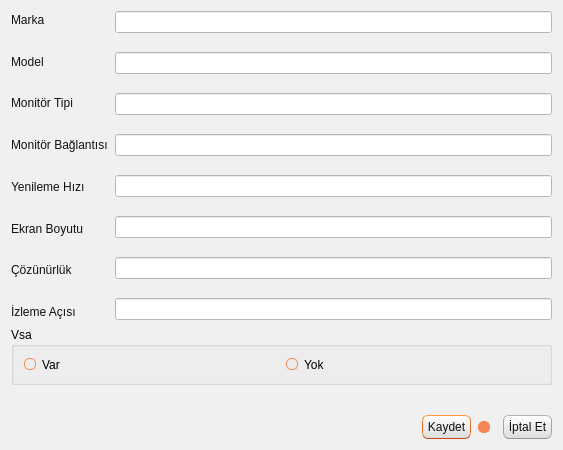
<?xml version="1.0" encoding="UTF-8"?>
<ui version="4.0">
 <class>TKNMonitorPencere</class>
 <widget class="QDialog" name="TKNMonitorPencere">
  <property name="geometry">
   <rect>
    <x>0</x>
    <y>0</y>
    <width>563</width>
    <height>450</height>
   </rect>
  </property>
  <property name="windowTitle">
   <string>Dialog</string>
  </property>
  <property name="styleSheet">
   <string notr="true">/*
Ubuntu Style Sheet for QT Applications
Author: Jaime A. Quiroga P.
Company: GTRONICK
Last updated: 09/10/2019 (dd/mm/yyyy), 12:31.
Available at: https://github.com/GTRONICK/QSS/blob/master/Ubuntu.qss
*/
QMainWindow {
	background-color:#f0f0f0;
}
QCheckBox {
	padding:2px;
}
QCheckBox:hover {
	border:1px solid rgb(255,150,60);
	border-radius:4px;
	padding: 1px;
	background-color:qlineargradient(spread:pad, x1:0.5, y1:1, x2:0.5, y2:0, stop:0 rgba(190, 90, 50, 50), stop:1 rgba(250, 130, 40, 50));
}
QCheckBox::indicator:checked {
	border:1px solid rgb(246, 134, 86);
	border-radius:4px;
  	background-color:rgb(246, 134, 86)
}
QCheckBox::indicator:unchecked {
	border-width:1px solid rgb(246, 134, 86);
	border-radius:4px;
  	background-color:rgb(255,255,255);
}
QColorDialog {
	background-color:#f0f0f0;
}
QComboBox {
	color:rgb(81,72,65);
	background: #ffffff;
}
QComboBox:editable {
	selection-color:rgb(81,72,65);
	selection-background-color: #ffffff;
}
QComboBox QAbstractItemView {
	selection-color: #ffffff;
	selection-background-color: rgb(246, 134, 86);
}
QComboBox:!editable:on, QComboBox::drop-down:editable:on {
	color:  #1e1d23;	
}
QDateTimeEdit, QDateEdit, QDoubleSpinBox, QFontComboBox {
	color:rgb(81,72,65);
	background-color: #ffffff;
}

QDialog {
	background-color:#f0f0f0;
}

QLabel,QLineEdit {
	color:rgb(17,17,17);
}
QLineEdit {
	background-color:rgb(255,255,255);
	selection-background-color:rgb(236,116,64);
}
QMenuBar {
	color:rgb(223,219,210);
	background-color:rgb(65,64,59);
}
QMenuBar::item {
	padding-top:4px;
	padding-left:4px;
	padding-right:4px;
	color:rgb(223,219,210);
	background-color:rgb(65,64,59);
}
QMenuBar::item:selected {
	color:rgb(255,255,255);
	padding-top:2px;
	padding-left:2px;
	padding-right:2px;
	border-top-width:2px;
	border-left-width:2px;
	border-right-width:2px;
	border-top-right-radius:4px;
	border-top-left-radius:4px;
	border-style:solid;
	background-color:rgb(65,64,59);
	border-top-color: rgb(47,47,44);
	border-right-color: qlineargradient(spread:pad, x1:0, y1:1, x2:1, y2:0, stop:0 rgba(90, 87, 78, 255), stop:1 rgba(47,47,44, 255));
	border-left-color:  qlineargradient(spread:pad, x1:1, y1:0, x2:0, y2:0, stop:0 rgba(90, 87, 78, 255), stop:1 rgba(47,47,44, 255));
}
QMenu {
	color:rgb(223,219,210);
	background-color:rgb(65,64,59);
}
QMenu::item {
	color:rgb(223,219,210);
	padding:4px 10px 4px 20px;
}
QMenu::item:selected {
	color:rgb(255,255,255);
	background-color: qlineargradient(spread:pad, x1:0.5, y1:1, x2:0.5, y2:0, stop:0 rgba(225, 108, 54, 255), stop:1 rgba(246, 134, 86, 255));
	border-style:solid;
	border-width:3px;
	padding:4px 7px 4px 17px;
	border-bottom-color:qlineargradient(spread:pad, x1:0.5, y1:1, x2:0.5, y2:0, stop:0 rgba(175,85,48,255), stop:1 rgba(236,114,67, 255));
	border-top-color:qlineargradient(spread:pad, x1:0.5, y1:1, x2:0.5, y2:0, stop:0 rgba(253,156,113,255), stop:1 rgba(205,90,46, 255));
	border-right-color:qlineargradient(spread:pad, x1:0, y1:0.5, x2:1, y2:0.5, stop:0 rgba(253,156,113,255), stop:1 rgba(205,90,46, 255));
	border-left-color:qlineargradient(spread:pad, x1:1, y1:0.5, x2:0, y2:0.5, stop:0 rgba(253,156,113,255), stop:1 rgba(205,90,46, 255));
}
QPlainTextEdit {
	border-width: 1px solid transparent;
	color:rgb(17,17,17);
	selection-background-color:rgb(236,116,64);
}
QProgressBar {
	text-align: center;
	color: rgb(0, 0, 0);
	border: 1px inset rgb(150,150,150); 
	border-radius: 10px;
	background-color:rgb(221,221,219);
}
QProgressBar::chunk:horizontal {
	background-color: qlineargradient(spread:pad, x1:0.5, y1:1, x2:0.5, y2:0, stop:0 rgba(225, 108, 54, 255), stop:1 rgba(246, 134, 86, 255));
	border:1px solid;
	border-radius:8px;
	border-bottom-color:qlineargradient(spread:pad, x1:0.5, y1:1, x2:0.5, y2:0, stop:0 rgba(175,85,48,255), stop:1 rgba(236,114,67, 255));
	border-top-color:qlineargradient(spread:pad, x1:0.5, y1:1, x2:0.5, y2:0, stop:0 rgba(253,156,113,255), stop:1 rgba(205,90,46, 255));
	border-right-color:qlineargradient(spread:pad, x1:0, y1:0.5, x2:1, y2:0.5, stop:0 rgba(253,156,113,255), stop:1 rgba(205,90,46, 255));
	border-left-color:qlineargradient(spread:pad, x1:1, y1:0.5, x2:0, y2:0.5, stop:0 rgba(253,156,113,255), stop:1 rgba(205,90,46, 255));
}
QPushButton{
	color:rgb(17,17,17);
	border-width: 1px;
	border-radius: 6px;
	border-bottom-color: rgb(150,150,150);
	border-right-color: rgb(165,165,165);
	border-left-color: rgb(165,165,165);
	border-top-color: rgb(180,180,180);
	border-style: solid;
	padding: 4px;
	background-color: qlineargradient(spread:pad, x1:0.5, y1:1, x2:0.5, y2:0, stop:0 rgba(220, 220, 220, 255), stop:1 rgba(255, 255, 255, 255));
}
QPushButton:hover{
	color:rgb(17,17,17);
	border-width: 1px;
	border-radius:6px;
	border-top-color: rgb(255,150,60);
	border-right-color: qlineargradient(spread:pad, x1:0, y1:1, x2:1, y2:0, stop:0 rgba(200, 70, 20, 255), stop:1 rgba(255,150,60, 255));
	border-left-color:  qlineargradient(spread:pad, x1:1, y1:0, x2:0, y2:0, stop:0 rgba(200, 70, 20, 255), stop:1 rgba(255,150,60, 255));
	border-bottom-color: rgb(200,70,20);
	border-style: solid;
	padding: 2px;
	background-color: qlineargradient(spread:pad, x1:0.5, y1:1, x2:0.5, y2:0, stop:0 rgba(220, 220, 220, 255), stop:1 rgba(255, 255, 255, 255));
}
QPushButton:default{
	color:rgb(17,17,17);
	border-width: 1px;
	border-radius:6px;
	border-top-color: rgb(255,150,60);
	border-right-color: qlineargradient(spread:pad, x1:0, y1:1, x2:1, y2:0, stop:0 rgba(200, 70, 20, 255), stop:1 rgba(255,150,60, 255));
	border-left-color:  qlineargradient(spread:pad, x1:1, y1:0, x2:0, y2:0, stop:0 rgba(200, 70, 20, 255), stop:1 rgba(255,150,60, 255));
	border-bottom-color: rgb(200,70,20);
	border-style: solid;
	padding: 2px;
	background-color: qlineargradient(spread:pad, x1:0.5, y1:1, x2:0.5, y2:0, stop:0 rgba(220, 220, 220, 255), stop:1 rgba(255, 255, 255, 255));
}
QPushButton:pressed{
	color:rgb(17,17,17);
	border-width: 1px;
	border-radius: 6px;
	border-width: 1px;
	border-top-color: rgba(255,150,60,200);
	border-right-color: qlineargradient(spread:pad, x1:0, y1:1, x2:1, y2:0, stop:0 rgba(200, 70, 20, 255), stop:1 rgba(255,150,60, 200));
	border-left-color:  qlineargradient(spread:pad, x1:1, y1:0, x2:0, y2:0, stop:0 rgba(200, 70, 20, 255), stop:1 rgba(255,150,60, 200));
	border-bottom-color: rgba(200,70,20,200);
	border-style: solid;
	padding: 2px;
	background-color: qlineargradient(spread:pad, x1:0.5, y1:0, x2:0.5, y2:1, stop:0 rgba(220, 220, 220, 255), stop:1 rgba(255, 255, 255, 255));
}
QPushButton:disabled{
	color:rgb(174,167,159);
	border-width: 1px;
	border-radius: 6px;
	background-color: qlineargradient(spread:pad, x1:0.5, y1:1, x2:0.5, y2:0, stop:0 rgba(200, 200, 200, 255), stop:1 rgba(230, 230, 230, 255));
}
QRadioButton {
	padding: 1px;
}
QRadioButton::indicator:checked {
	height: 10px;
	width: 10px;
	border-style:solid;
	border-radius:5px;
	border-width: 1px;
	border-color: rgba(246, 134, 86, 255);
	color: #a9b7c6;
	background-color:rgba(246, 134, 86, 255);
}
QRadioButton::indicator:!checked {
	height: 10px;
	width: 10px;
	border-style:solid;
	border-radius:5px;
	border-width: 1px;
	border-color: rgb(246, 134, 86);
	color: #a9b7c6;
	background-color: transparent;
}
QScrollArea {
	color: white;
	background-color:#f0f0f0;
}
QSlider::groove {
	border-style: solid;
	border-width: 1px;
	border-color: rgb(207,207,207);
}
QSlider::groove:horizontal {
	height: 5px;
	background: rgb(246, 134, 86);
}
QSlider::groove:vertical {
	width: 5px;
	background: rgb(246, 134, 86);
}
QSlider::handle:horizontal {
	background: rgb(253,253,253);
	border-style: solid;
	border-width: 1px;
	border-color: rgb(207,207,207);
	width: 12px;
	margin: -5px 0;
	border-radius: 7px;
}
QSlider::handle:vertical {
	background: rgb(253,253,253);
	border-style: solid;
	border-width: 1px;
	border-color: rgb(207,207,207);
	height: 12px;
	margin: 0 -5px;
	border-radius: 7px;
}
QSlider::add-page:horizontal, QSlider::add-page:vertical {
 	background: white;
}
QSlider::sub-page:horizontal, QSlider::sub-page:vertical {
	background: rgb(246, 134, 86);
}
QStatusBar, QSpinBox {
	color:rgb(81,72,65);
}
QSpinBox {
	background-color: #ffffff;
}
QScrollBar:horizontal {
	max-height: 20px;
	border: 1px transparent;
	margin: 0px 20px 0px 20px;
}
QScrollBar::handle:horizontal {
	background: rgb(253,253,253);
	border: 1px solid rgb(207,207,207);
	border-radius: 7px;
	min-width: 25px;
}
QScrollBar::handle:horizontal:hover {
	background: rgb(253,253,253);
	border: 1px solid rgb(255,150,60);
	border-radius: 7px;
	min-width: 25px;
}
QScrollBar::add-line:horizontal {
  	border: 1px solid rgb(207,207,207);
  	border-top-right-radius: 7px;
  	border-top-left-radius: 7px;
  	border-bottom-right-radius: 7px;
  	background: rgb(255, 255, 255);
  	width: 20px;
  	subcontrol-position: right;
  	subcontrol-origin: margin;
}
QScrollBar::add-line:horizontal:hover {
  	border: 1px solid rgb(255,150,60);
  	border-top-right-radius: 7px;
  	border-top-left-radius: 7px;
  	border-bottom-right-radius: 7px;
  	background: rgb(255, 255, 255);
  	width: 20px;
  	subcontrol-position: right;
  	subcontrol-origin: margin;
}
QScrollBar::add-line:horizontal:pressed {
  	border: 1px solid grey;
  	border-top-left-radius: 7px;
  	border-top-right-radius: 7px;
  	border-bottom-right-radius: 7px;
  	background: rgb(231,231,231);
  	width: 20px;
  	subcontrol-position: right;
  	subcontrol-origin: margin;
}
QScrollBar::sub-line:horizontal {
  	border: 1px solid rgb(207,207,207);
  	border-top-right-radius: 7px;
  	border-top-left-radius: 7px;
  	border-bottom-left-radius: 7px;
  	background: rgb(255, 255, 255);
  	width: 20px;
  	subcontrol-position: left;
  	subcontrol-origin: margin;
}
QScrollBar::sub-line:horizontal:hover {
  	border: 1px solid rgb(255,150,60);
  	border-top-right-radius: 7px;
  	border-top-left-radius: 7px;
  	border-bottom-left-radius: 7px;
  	background: rgb(255, 255, 255);
  	width: 20px;
  	subcontrol-position: left;
  	subcontrol-origin: margin;
}
QScrollBar::sub-line:horizontal:pressed {
  	border: 1px solid grey;
  	border-top-right-radius: 7px;
  	border-top-left-radius: 7px;
  	border-bottom-left-radius: 7px;
  	background: rgb(231,231,231);
  	width: 20px;
  	subcontrol-position: left;
  	subcontrol-origin: margin;
}
QScrollBar::left-arrow:horizontal {
  	border: 1px transparent grey;
  	border-top-left-radius: 3px;
  	border-bottom-left-radius: 3px;
  	width: 6px;
  	height: 6px;
  	background: rgb(230,230,230);
}
QScrollBar::right-arrow:horizontal {
	border: 1px transparent grey;
	border-top-right-radius: 3px;
	border-bottom-right-radius: 3px;
  	width: 6px;
  	height: 6px;
 	background: rgb(230,230,230);
}
QScrollBar::add-page:horizontal, QScrollBar::sub-page:horizontal {
 	background: none;
} 
QScrollBar:vertical {
	max-width: 20px;
	border: 1px transparent grey;
	margin: 20px 0px 20px 0px;
}
QScrollBar::add-line:vertical {
	border: 1px solid;
	border-color: rgb(207,207,207);
	border-bottom-right-radius: 7px;
	border-bottom-left-radius: 7px;
	border-top-left-radius: 7px;
	background: rgb(255, 255, 255);
  	height: 20px;
  	subcontrol-position: bottom;
  	subcontrol-origin: margin;
}
QScrollBar::add-line:vertical:hover {
  	border: 1px solid;
  	border-color: rgb(255,150,60);
  	border-bottom-right-radius: 7px;
  	border-bottom-left-radius: 7px;
  	border-top-left-radius: 7px;
  	background: rgb(255, 255, 255);
  	height: 20px;
  	subcontrol-position: bottom;
  	subcontrol-origin: margin;
}
QScrollBar::add-line:vertical:pressed {
  	border: 1px solid grey;
  	border-bottom-left-radius: 7px;
  	border-bottom-right-radius: 7px;
  	border-top-left-radius: 7px;
  	background: rgb(231,231,231);
  	height: 20px;
  	subcontrol-position: bottom;
  	subcontrol-origin: margin;
}
QScrollBar::sub-line:vertical {
  	border: 1px solid rgb(207,207,207);
  	border-top-right-radius: 7px;
  	border-top-left-radius: 7px;
  	border-bottom-left-radius: 7px;
  	background: rgb(255, 255, 255);
  	height: 20px;
  	subcontrol-position: top;
  	subcontrol-origin: margin;
}
QScrollBar::sub-line:vertical:hover {
  	border: 1px solid rgb(255,150,60);
  	border-top-right-radius: 7px;
  	border-top-left-radius: 7px;
  	border-bottom-left-radius: 7px;
	background: rgb(255, 255, 255);
  	height: 20px;
  	subcontrol-position: top;
  	subcontrol-origin: margin;
}
QScrollBar::sub-line:vertical:pressed {
  	border: 1px solid grey;
  	border-top-left-radius: 7px;
  	border-top-right-radius: 7px;
  	background: rgb(231,231,231);
 	height: 20px;
  	subcontrol-position: top;
  	subcontrol-origin: margin;
}
QScrollBar::handle:vertical {
	background: rgb(253,253,253);
	border: 1px solid rgb(207,207,207);
	border-radius: 7px;
	min-height: 25px;
}
QScrollBar::handle:vertical:hover {
	background: rgb(253,253,253);
	border: 1px solid rgb(255,150,60);
	border-radius: 7px;
	min-height: 25px;
}
QScrollBar::up-arrow:vertical {
	border: 1px transparent grey;
  	border-top-left-radius: 3px;
	border-top-right-radius: 3px;
  	width: 6px;
  	height: 6px;
  	background: rgb(230,230,230);
}
QScrollBar::down-arrow:vertical {
  	border: 1px transparent grey;
  	border-bottom-left-radius: 3px;
  	border-bottom-right-radius: 3px;
  	width: 6px;
  	height: 6px;
  	background: rgb(230,230,230);
}
QScrollBar::add-page:vertical, QScrollBar::sub-page:vertical {
  	background: none;
}
QTabWidget {
	color:rgb(0,0,0);
	background-color:rgb(247,246,246);
}
QTabWidget::pane {
	border-color: rgb(180,180,180);
	background-color:rgb(247,246,246);
	border-style: solid;
	border-width: 1px;
  	border-radius: 6px;
}
QTabBar::tab {
	padding-left:4px;
	padding-right:4px;
	padding-bottom:2px;
	padding-top:2px;
	color:rgb(81,72,65);
  	background-color: qlineargradient(spread:pad, x1:0.5, y1:1, x2:0.5, y2:0, stop:0 rgba(221,218,217,255), stop:1 rgba(240,239,238,255));
	border-style: solid;
	border-width: 1px;
  	border-top-right-radius:4px;
	border-top-left-radius:4px;
	border-top-color: rgb(180,180,180);
	border-left-color: rgb(180,180,180);
	border-right-color: rgb(180,180,180);
	border-bottom-color: transparent;
}
QTabBar::tab:selected, QTabBar::tab:last:selected, QTabBar::tab:hover {
  	background-color:rgb(247,246,246);
  	margin-left: 0px;
  	margin-right: 1px;
}
QTabBar::tab:!selected {
	margin-top: 1px;
	margin-right: 1px;
}
QTextEdit {
	border-width: 1px;
	border-style: solid;
	border-color:transparent;
	color:rgb(17,17,17);
	selection-background-color:rgb(236,116,64);
}
QTimeEdit, QToolBox, QToolBox::tab, QToolBox::tab:selected {
	color:rgb(81,72,65);
	background-color: #ffffff;
}</string>
  </property>
  <layout class="QVBoxLayout" name="verticalLayout_4">
   <item>
    <layout class="QVBoxLayout" name="verticalLayout_3">
     <property name="spacing">
      <number>7</number>
     </property>
     <item>
      <layout class="QHBoxLayout" name="horizontalLayout">
       <property name="spacing">
        <number>7</number>
       </property>
       <item>
        <layout class="QVBoxLayout" name="verticalLayout">
         <property name="spacing">
          <number>25</number>
         </property>
         <item>
          <widget class="QLabel" name="label">
           <property name="text">
            <string>Marka</string>
           </property>
           <property name="buddy">
            <cstring>lineEdit</cstring>
           </property>
          </widget>
         </item>
         <item>
          <widget class="QLabel" name="label_2">
           <property name="text">
            <string>Model</string>
           </property>
           <property name="buddy">
            <cstring>lineEdit_2</cstring>
           </property>
          </widget>
         </item>
         <item>
          <widget class="QLabel" name="label_4">
           <property name="text">
            <string>Monitör Tipi</string>
           </property>
           <property name="buddy">
            <cstring>lineEdit_3</cstring>
           </property>
          </widget>
         </item>
         <item>
          <widget class="QLabel" name="label_5">
           <property name="text">
            <string>Monitör Bağlantısı</string>
           </property>
           <property name="buddy">
            <cstring>lineEdit_4</cstring>
           </property>
          </widget>
         </item>
         <item>
          <widget class="QLabel" name="label_7">
           <property name="text">
            <string>Yenileme Hızı</string>
           </property>
           <property name="buddy">
            <cstring>lineEdit_5</cstring>
           </property>
          </widget>
         </item>
         <item>
          <widget class="QLabel" name="label_8">
           <property name="text">
            <string>Ekran Boyutu</string>
           </property>
           <property name="buddy">
            <cstring>lineEdit_6</cstring>
           </property>
          </widget>
         </item>
         <item>
          <widget class="QLabel" name="label_9">
           <property name="text">
            <string>Çözünürlük</string>
           </property>
           <property name="buddy">
            <cstring>lineEdit_7</cstring>
           </property>
          </widget>
         </item>
         <item>
          <widget class="QLabel" name="label_3">
           <property name="text">
            <string>İzleme Açısı</string>
           </property>
           <property name="buddy">
            <cstring>lineEdit_8</cstring>
           </property>
          </widget>
         </item>
        </layout>
       </item>
       <item>
        <layout class="QVBoxLayout" name="verticalLayout_2">
         <property name="spacing">
          <number>19</number>
         </property>
         <item>
          <widget class="QLineEdit" name="lineEdit"/>
         </item>
         <item>
          <widget class="QLineEdit" name="lineEdit_2"/>
         </item>
         <item>
          <widget class="QLineEdit" name="lineEdit_3"/>
         </item>
         <item>
          <widget class="QLineEdit" name="lineEdit_4"/>
         </item>
         <item>
          <widget class="QLineEdit" name="lineEdit_5"/>
         </item>
         <item>
          <widget class="QLineEdit" name="lineEdit_6"/>
         </item>
         <item>
          <widget class="QLineEdit" name="lineEdit_7"/>
         </item>
         <item>
          <widget class="QLineEdit" name="lineEdit_8"/>
         </item>
        </layout>
       </item>
      </layout>
     </item>
     <item>
      <widget class="QGroupBox" name="groupBox">
       <property name="title">
        <string>Vsa</string>
       </property>
       <layout class="QHBoxLayout" name="horizontalLayout_3">
        <item>
         <layout class="QHBoxLayout" name="horizontalLayout_2">
          <item>
           <widget class="QRadioButton" name="radioButton">
            <property name="text">
             <string>Var</string>
            </property>
           </widget>
          </item>
          <item>
           <widget class="QRadioButton" name="radioButton_2">
            <property name="text">
             <string>Yok</string>
            </property>
           </widget>
          </item>
         </layout>
        </item>
       </layout>
      </widget>
     </item>
    </layout>
   </item>
   <item>
    <spacer name="verticalSpacer">
     <property name="orientation">
      <enum>Qt::Vertical</enum>
     </property>
     <property name="sizeHint" stdset="0">
      <size>
       <width>20</width>
       <height>40</height>
      </size>
     </property>
    </spacer>
   </item>
   <item>
    <layout class="QHBoxLayout" name="horizontalLayout_4">
     <item>
      <spacer name="horizontalSpacer">
       <property name="orientation">
        <enum>Qt::Horizontal</enum>
       </property>
       <property name="sizeHint" stdset="0">
        <size>
         <width>40</width>
         <height>20</height>
        </size>
       </property>
      </spacer>
     </item>
     <item>
      <widget class="QPushButton" name="pushButton">
       <property name="text">
        <string>Kaydet</string>
       </property>
       <property name="icon">
        <iconset resource="../../kaynaklar.qrc">
         <normaloff>:/resimler/Save.png</normaloff>:/resimler/Save.png</iconset>
       </property>
      </widget>
     </item>
     <item>
      <widget class="QRadioButton" name="radioButton_3">
       <property name="text">
        <string/>
       </property>
       <property name="checked">
        <bool>true</bool>
       </property>
      </widget>
     </item>
     <item>
      <widget class="QPushButton" name="pushButton_2">
       <property name="text">
        <string>İptal Et</string>
       </property>
       <property name="icon">
        <iconset resource="../../kaynaklar.qrc">
         <normaloff>:/resimler/dialog-close.png</normaloff>:/resimler/dialog-close.png</iconset>
       </property>
      </widget>
     </item>
    </layout>
   </item>
  </layout>
 </widget>
 <resources>
  <include location="../../kaynaklar.qrc"/>
 </resources>
 <connections>
  <connection>
   <sender>pushButton</sender>
   <signal>clicked()</signal>
   <receiver>TKNMonitorPencere</receiver>
   <slot>accept()</slot>
   <hints>
    <hint type="sourcelabel">
     <x>352</x>
     <y>414</y>
    </hint>
    <hint type="destinationlabel">
     <x>208</x>
     <y>426</y>
    </hint>
   </hints>
  </connection>
  <connection>
   <sender>pushButton_2</sender>
   <signal>clicked()</signal>
   <receiver>TKNMonitorPencere</receiver>
   <slot>reject()</slot>
   <hints>
    <hint type="sourcelabel">
     <x>483</x>
     <y>415</y>
    </hint>
    <hint type="destinationlabel">
     <x>32</x>
     <y>429</y>
    </hint>
   </hints>
  </connection>
 </connections>
</ui>
